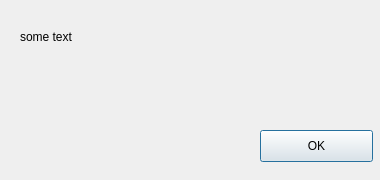
<?xml version="1.0" encoding="UTF-8"?>
<ui version="4.0">
 <class>DialogAboutProgramm</class>
 <widget class="QDialog" name="DialogAboutProgramm">
  <property name="geometry">
   <rect>
    <x>0</x>
    <y>0</y>
    <width>380</width>
    <height>180</height>
   </rect>
  </property>
  <property name="sizePolicy">
   <sizepolicy hsizetype="Fixed" vsizetype="Fixed">
    <horstretch>0</horstretch>
    <verstretch>0</verstretch>
   </sizepolicy>
  </property>
  <property name="windowTitle">
   <string>About program</string>
  </property>
  <widget class="QLabel" name="labelAboutProgramm">
   <property name="geometry">
    <rect>
     <x>20</x>
     <y>30</y>
     <width>341</width>
     <height>81</height>
    </rect>
   </property>
   <property name="text">
    <string>some text</string>
   </property>
   <property name="scaledContents">
    <bool>false</bool>
   </property>
   <property name="alignment">
    <set>Qt::AlignLeading|Qt::AlignLeft|Qt::AlignTop</set>
   </property>
   <property name="wordWrap">
    <bool>true</bool>
   </property>
  </widget>
  <widget class="QPushButton" name="pushButtonOK">
   <property name="geometry">
    <rect>
     <x>260</x>
     <y>130</y>
     <width>113</width>
     <height>32</height>
    </rect>
   </property>
   <property name="text">
    <string>OK</string>
   </property>
  </widget>
 </widget>
 <resources/>
 <connections>
  <connection>
   <sender>pushButtonOK</sender>
   <signal>clicked()</signal>
   <receiver>DialogAboutProgramm</receiver>
   <slot>close()</slot>
   <hints>
    <hint type="sourcelabel">
     <x>336</x>
     <y>275</y>
    </hint>
    <hint type="destinationlabel">
     <x>199</x>
     <y>149</y>
    </hint>
   </hints>
  </connection>
 </connections>
</ui>
